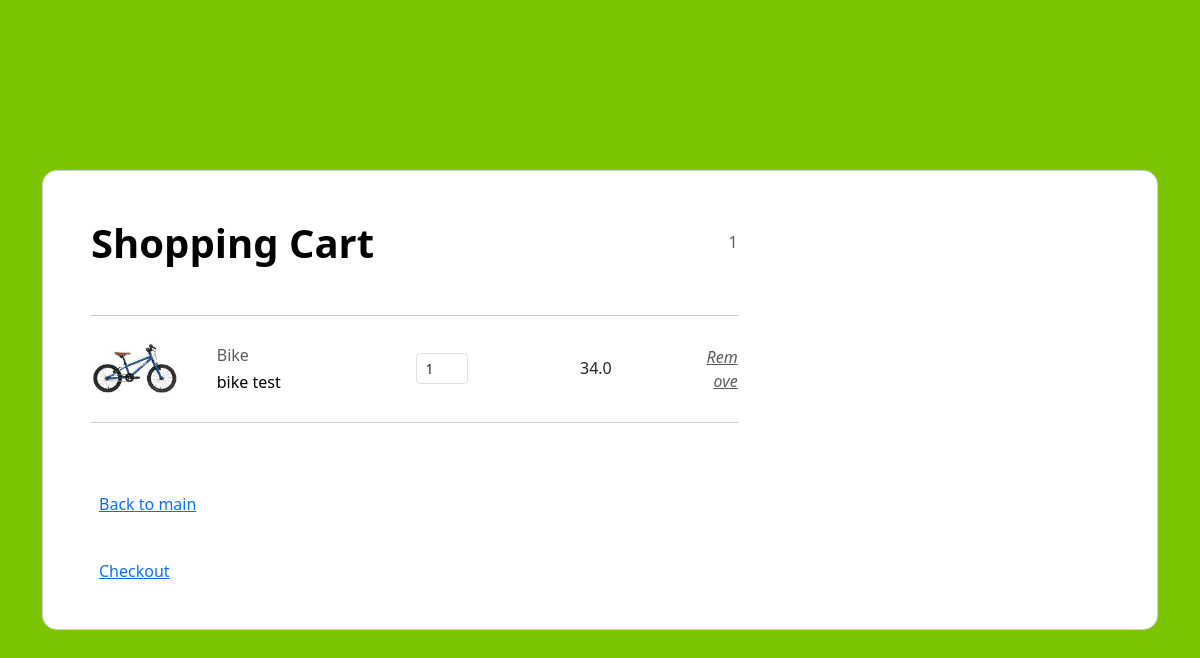
Before: /cart/cart/ (signed in) with the older database file.
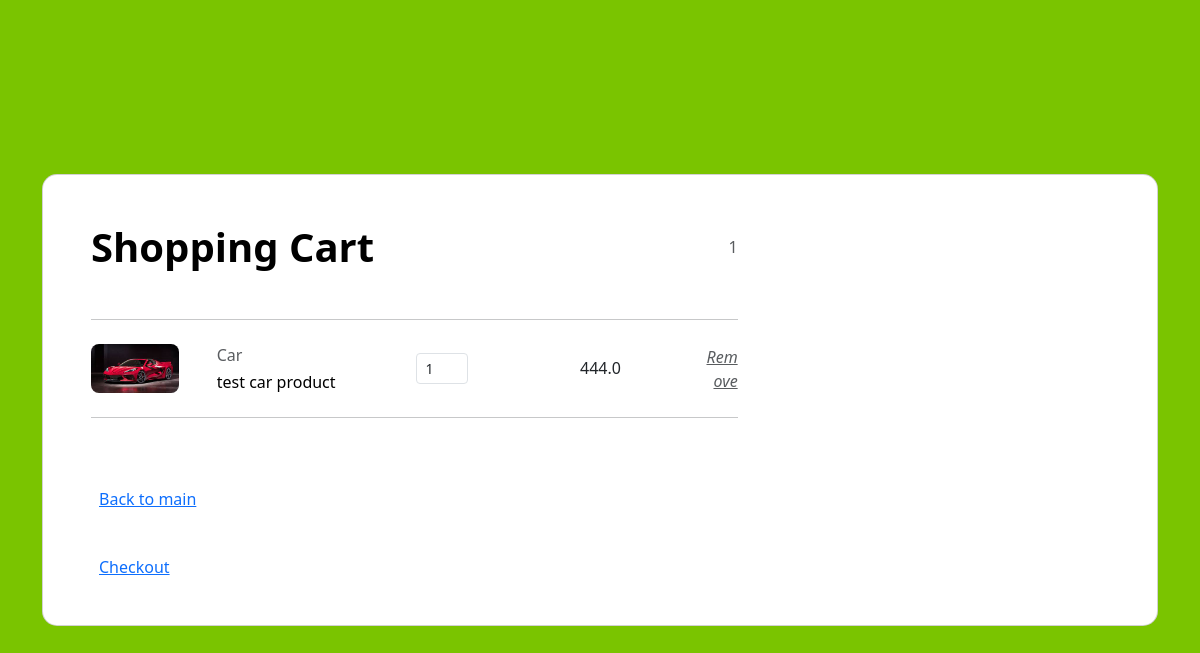
After: the same page with the newer database file.
### cart_/models.py (models this page shows, shortened)
class CartItem(models.Model):
    product = models.ForeignKey(Product, on_delete=models.CASCADE, related_name='items')
    cart = models.ForeignKey(Cart, on_delete=models.CASCADE, related_name='cartitems')
    quantity = models.IntegerField(default=1)
    source = models.CharField(max_length=255, blank=True)

### products/models.py (models this page shows, shortened)
class Product(models.Model):
    owner = models.ForeignKey(SellerProfile, on_delete=models.CASCADE, default='')
    product_name = models.CharField(max_length=100, blank=False, default=None)
    description = models.TextField(blank=False)
    category = models.ForeignKey(Category, on_delete=models.CASCADE, default=None)
    product_image = models.ImageField(upload_to='products', blank=False)
    created_at = models.DateTimeField(auto_now_add=True)
    updated_at = models.DateTimeField(auto_now=True)
    current_price = models.FloatField()

### cart_/views.py (the view)
# urls.py: path('cart/', views.cart_view, name='cart'),
def cart_view(request):
    cart = Cart.objects.get_or_create(user=request.user)[0]
    cart_items = CartItem.objects.filter(cart=cart).select_related('product')
    return render(request, 'cart.html', {'cart': cart, 'cart_items': cart_items})

### cart_/templates/cart.html (shortened to what this page needs)
{% load static %}
{% load bootstrap5 %}
{% bootstrap_css %}
<section class="h-100 h-custom" style="background-color: #7ac400;">
    <div class="container py-5 h-100">
      <div class="row d-flex justify-content-center align-items-center h-100">
        <div class="col-12">
          <div class="card card-registration card-registration-2" style="border-radius: 15px;">
            <div class="card-body p-0">
              <div class="row g-0">
                <div class="col-lg-8">
                  <div class="p-5">
                    <div class="d-flex justify-content-between align-items-center mb-5">
                      <h1 class="fw-bold mb-0 text-black">Shopping Cart</h1>
                      <h6 class="mb-0 text-muted">{{ cart_items|length }}</h6>
                    </div>
                    <hr class="my-4">
                    {% for item in cart_items %}
                    <div class="row mb-4 d-flex justify-content-between align-items-center">
                      <div class="col-md-2 col-lg-2 col-xl-2">
                        <img
                          src="{{item.product.product_image.url}}"
                          class="img-fluid rounded-3" alt="Cotton T-shirt">
                      </div>
                      <div class="col-md-3 col-lg-3 col-xl-3">
                        <h6 class="text-muted">{{ item.product.product_name }} </h6>
                        <h6 class="text-black mb-0">{{ item.product.description }}</h6>
                      </div>
                      <div class="col-md-3 col-lg-3 col-xl-2 d-flex">
                        <button class="btn btn-link px-2"
                          onclick="this.parentNode.querySelector('input[type=number]').stepDown()">
                        </button>
                        <input id="form1" min="0" name="quantity" value="1" type="number"
                          class="form-control form-control-sm" />
                        <button class="btn btn-link px-2"
                          onclick="this.parentNode.querySelector('input[type=number]').stepUp()">
                        </button>
                      </div>
                      <div class="col-md-3 col-lg-2 col-xl-2 offset-lg-1">
                        <h6 class="mb-0">{{ item.product.current_price }}</h6>
                      </div>
                      <div class="col-md-1 col-lg-1 col-xl-1 text-end">
                        <a href="{% url 'remove_from_cart' item.id %}" class="text-muted"><i class="fas fa-times">Remove</i></a>
                      </div>
                    </div>
                    <hr class="my-4">
                    {% endfor %}
                     <div class="pt-5">
                      <h6 class="mb-0"><a href="#!" class="text-body"><a href="/">Back to main</a></h6>
                    </div>
                    <div class="pt-5">
                      <h6 class="mb-0"><a href="#!" class="text-body"><a href="/">Checkout</a></h6>
                    </div>
                  </div>
                </div>
            </div>
          </div>
        </div>
      </div>
    </div>
  </section>

Changed rows visible on the page:
removed CartItem: product.product_image (picture), product.product_name "Bike", product.description "bike test", product.current_price "34.0"
added CartItem: product.product_image (picture), product.product_name "Car", product.description "test car product", product.current_price "444.0"
